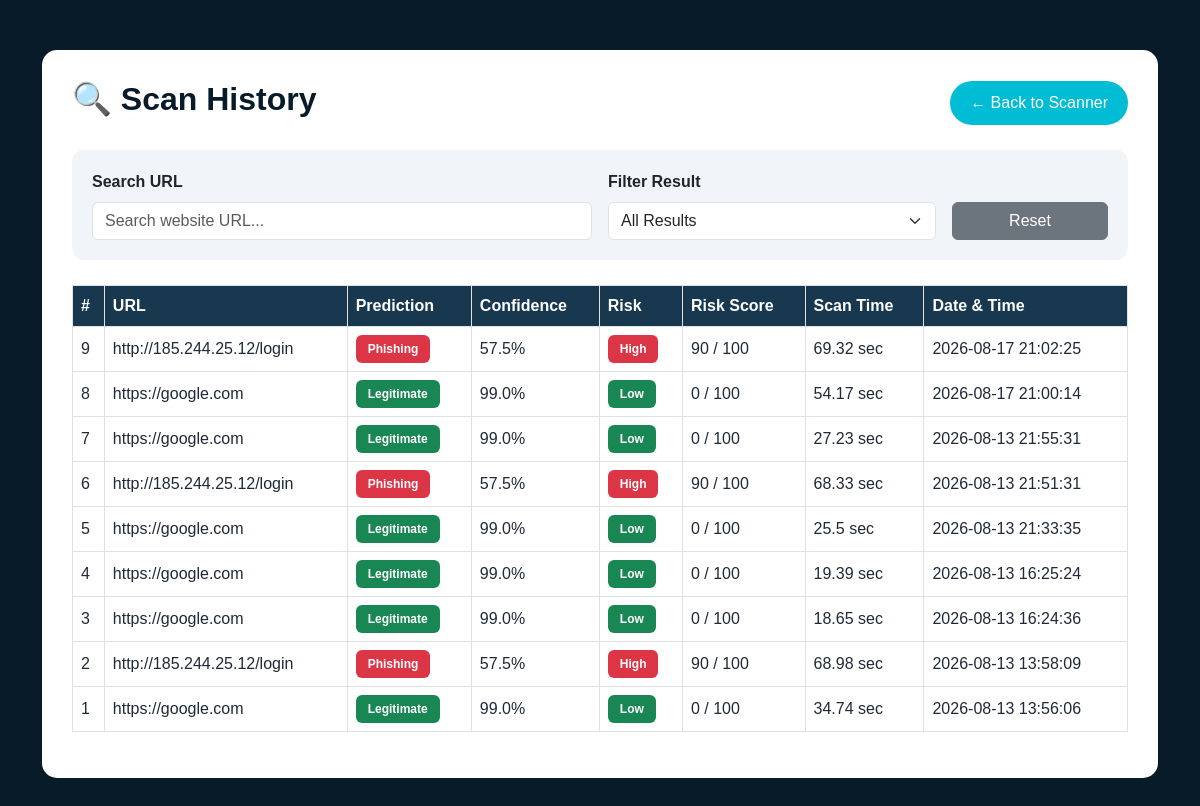
The app's page /history with its own data.
### tables this page shows
CREATE TABLE scans (
            id INTEGER PRIMARY KEY AUTOINCREMENT,
            url TEXT NOT NULL,
            prediction TEXT NOT NULL,
            confidence REAL,
            risk TEXT,
            risk_score INTEGER,
            scan_time REAL,
            timestamp TEXT
        );

### app.py (the view)
@app.route("/history")
def history():
    scans = get_scan_history()
    return render_template(
        "history.html",
        scans=scans
    )

### database/database.py (called while the page is built)
def get_scan_history():
    connection = sqlite3.connect(DATABASE)
    connection.row_factory = sqlite3.Row
    cursor = connection.cursor()
    cursor.execute("""
        SELECT *
        FROM scans
        ORDER BY id DESC
    """)
    scans = cursor.fetchall()
    connection.close()
    return scans

### templates/history.html (shortened to what this page needs)
<!DOCTYPE html>
<html lang="en">
<head>
    <link
        href="https://cdn.jsdelivr.net/npm/bootstrap@5.3.3/dist/css/bootstrap.min.css"
        rel="stylesheet">
</head>
<body>
<div class="container history-container">
    <div class="history-card">
        <div class="d-flex justify-content-between align-items-center mb-4">
            <h2 class="history-title">
                🔍 Scan History
            </h2>
            <a href="/" class="back-btn">
                ← Back to Scanner
            </a>
        </div>
        <div class="filter-box">
            <div class="row g-3">
                <div class="col-md-6">
                    <label class="form-label fw-bold">
                        Search URL
                    </label>
                    <input
                        type="text"
                        id="searchInput"
                        class="form-control"
                        placeholder="Search website URL..."
                    >
                </div>
                <div class="col-md-4">
                    <label class="form-label fw-bold">
                        Filter Result
                    </label>
                    <select
                        id="riskFilter"
                        class="form-select">
                        <option value="all">
                            All Results
                        </option>
                    </select>
                </div>
                <div class="col-md-2 d-flex align-items-end">
                    <button
                        class="btn btn-secondary w-100"
                        onclick="resetFilters()">
                        Reset
                    </button>
                </div>
            </div>
        </div>
        {% if scans %}
        <div class="table-responsive">
            <table
                class="table table-bordered table-hover"
                id="historyTable">
                <thead>
                    <tr>
                        <th>#</th>
                        <th>URL</th>
                        <th>Prediction</th>
                        <th>Confidence</th>
                        <th>Risk</th>
                        <th>Risk Score</th>
                        <th>Scan Time</th>
                        <th>Date & Time</th>
                    </tr>
                </thead>
                <tbody>
                {% for scan in scans %}
                <tr>
                    <td>
                        {{ scan.id }}
                    </td>
                    <td class="url-cell">
                        {{ scan.url }}
                    </td>
                    <td>
                        {% if scan.prediction == "Phishing Website" %}
                            <span class="badge bg-danger">
                                Phishing
                            </span>
                        {% else %}
                            <span class="badge bg-success">
                                Legitimate
                            </span>
                        {% endif %}
                    </td>
                    <td>
                        {{ scan.confidence }}%
                    </td>
                    <td>
                        {% if scan.risk == "High" %}
                            <span class="badge bg-danger">
                                High
                            </span>
                        {% elif scan.risk == "Medium" %}
                            <span class="badge bg-warning text-dark">
                                Medium
                            </span>
                        {% else %}
                            <span class="badge bg-success">
                                Low
                            </span>
                        {% endif %}
                    </td>
                    <td>
                        {{ scan.risk_score }} / 100
                    </td>
                    <td>
                        {{ scan.scan_time }} sec
                    </td>
                    <td>
                        {{ scan.timestamp }}
                    </td>
                </tr>
                {% endfor %}
                </tbody>
            </table>
        </div>
        {% else %}
        <div class="alert alert-info text-center">
            No scan history available.
        </div>
        {% endif %}
    </div>
</div>
</body>
</html>

### templates/history.html (style rules this page uses)
body { background: #081b29; font-family: Arial, Helvetica, sans-serif; }
.history-container { margin-top: 50px; margin-bottom: 50px; }
.history-card { background: white; border-radius: 15px; padding: 30px; }
.history-title { color: #081b29; font-weight: bold; }
.filter-box { background: #f1f5f9; padding: 20px; border-radius: 12px; margin-bottom: 25px; }
.table th { background: #17384f; color: white; white-space: nowrap; }
.table td { color: #1f2937; vertical-align: middle; }
.url-cell { max-width: 300px; word-break: break-all; }
.badge { padding: 8px 12px; }
.back-btn { background: #00bcd4; color: white; padding: 10px 20px; border-radius: 25px; text-decoration: none; }

### records on screen
scans: id "9", url "http://185.244.25.12/login", prediction "Phishing", confidence "57.5", risk "High", risk_score "90", scan_time "69.32", timestamp "2026-08-17 21:02:25"
scans: id "8", url "https://google.com", shows "Legitimate", confidence "99.0", risk "Low", risk_score "0", scan_time "54.17", timestamp "2026-08-17 21:00:14"
scans: id "7", url "https://google.com", shows "Legitimate", confidence "99.0", risk "Low", risk_score "0", scan_time "27.23", timestamp "2026-08-13 21:55:31"
scans: id "6", url "http://185.244.25.12/login", prediction "Phishing", confidence "57.5", risk "High", risk_score "90", scan_time "68.33", timestamp "2026-08-13 21:51:31"
scans: id "5", url "https://google.com", shows "Legitimate", confidence "99.0", risk "Low", risk_score "0", scan_time "25.5", timestamp "2026-08-13 21:33:35"
scans: id "4", url "https://google.com", shows "Legitimate", confidence "99.0", risk "Low", risk_score "0", scan_time "19.39", timestamp "2026-08-13 16:25:24"
scans: id "3", url "https://google.com", shows "Legitimate", confidence "99.0", risk "Low", risk_score "0", scan_time "18.65", timestamp "2026-08-13 16:24:36"
scans: id "2", url "http://185.244.25.12/login", prediction "Phishing", confidence "57.5", risk "High", risk_score "90", scan_time "68.98", timestamp "2026-08-13 13:58:09"
scans: id "1", url "https://google.com", shows "Legitimate", confidence "99.0", risk "Low", risk_score "0", scan_time "34.74", timestamp "2026-08-13 13:56:06"
